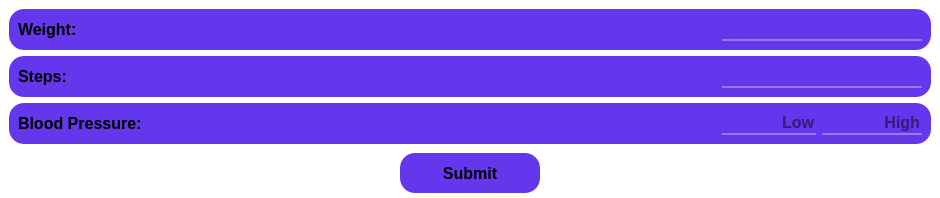
            <widget class="QWidget" name="pageHome">
             <property name="styleSheet">
              <string notr="true">background-color: rgb(255, 255, 255);
border-color: rgb(143, 126, 230);
border:none;
</string>
             </property>
             <layout class="QVBoxLayout" name="verticalLayout_5">
              <property name="spacing">
               <number>0</number>
              </property>
              <property name="leftMargin">
               <number>0</number>
              </property>
              <property name="topMargin">
               <number>0</number>
              </property>
              <property name="rightMargin">
               <number>0</number>
              </property>
              <property name="bottomMargin">
               <number>0</number>
              </property>
              <item>
               <widget class="QFrame" name="topContent">
                <property name="maximumSize">
                 <size>
                  <width>16777215</width>
                  <height>260</height>
                 </size>
                </property>
                <property name="frameShape">
                 <enum>QFrame::StyledPanel</enum>
                </property>
                <property name="frameShadow">
                 <enum>QFrame::Raised</enum>
                </property>
                <layout class="QHBoxLayout" name="horizontalLayout_12">
                 <property name="spacing">
                  <number>0</number>
                 </property>
                 <property name="leftMargin">
                  <number>0</number>
                 </property>
                 <property name="topMargin">
                  <number>0</number>
                 </property>
                 <property name="rightMargin">
                  <number>0</number>
                 </property>
                 <property name="bottomMargin">
                  <number>0</number>
                 </property>
                 <item>
                  <widget class="QFrame" name="frame">
                   <property name="frameShape">
                    <enum>QFrame::StyledPanel</enum>
                   </property>
                   <property name="frameShadow">
                    <enum>QFrame::Raised</enum>
                   </property>
                  </widget>
                 </item>
                 <item>
                  <widget class="QFrame" name="frmProgressBar">
                   <property name="sizePolicy">
                    <sizepolicy hsizetype="Maximum" vsizetype="Preferred">
                     <horstretch>0</horstretch>
                     <verstretch>0</verstretch>
                    </sizepolicy>
                   </property>
                   <property name="minimumSize">
                    <size>
                     <width>260</width>
                     <height>0</height>
                    </size>
                   </property>
                   <property name="maximumSize">
                    <size>
                     <width>16777215</width>
                     <height>260</height>
                    </size>
                   </property>
                   <property name="font">
                    <font>
                     <family>Script</family>
                    </font>
                   </property>
                   <property name="frameShape">
                    <enum>QFrame::StyledPanel</enum>
                   </property>
                   <property name="frameShadow">
                    <enum>QFrame::Raised</enum>
                   </property>
                  </widget>
                 </item>
                 <item>
                  <widget class="QFrame" name="frame_3">
                   <property name="frameShape">
                    <enum>QFrame::StyledPanel</enum>
                   </property>
                   <property name="frameShadow">
                    <enum>QFrame::Raised</enum>
                   </property>
                  </widget>
                 </item>
                </layout>
               </widget>
              </item>
              <item>
               <widget class="QFrame" name="bottemContent">
                <property name="frameShape">
                 <enum>QFrame::StyledPanel</enum>
                </property>
                <property name="frameShadow">
                 <enum>QFrame::Raised</enum>
                </property>
                <layout class="QVBoxLayout" name="verticalLayout_7">
                 <property name="spacing">
                  <number>0</number>
                 </property>
                 <property name="leftMargin">
                  <number>0</number>
                 </property>
                 <property name="topMargin">
                  <number>0</number>
                 </property>
                 <property name="rightMargin">
                  <number>0</number>
                 </property>
                 <property name="bottomMargin">
                  <number>5</number>
                 </property>
                 <item>
                  <widget class="QFrame" name="trackContent">
                   <property name="frameShape">
                    <enum>QFrame::StyledPanel</enum>
                   </property>
                   <property name="frameShadow">
                    <enum>QFrame::Raised</enum>
                   </property>
                   <layout class="QVBoxLayout" name="verticalLayout_9">
                    <item>
                     <widget class="QFrame" name="weightContent">
                      <property name="styleSheet">
                       <string notr="true">background-color: rgb(100, 55, 237);
border-radius: 15px;
</string>
                      </property>
                      <property name="frameShape">
                       <enum>QFrame::StyledPanel</enum>
                      </property>
                      <property name="frameShadow">
                       <enum>QFrame::Raised</enum>
                      </property>
                      <layout class="QHBoxLayout" name="horizontalLayout_4">
                       <item>
                        <widget class="QLabel" name="lbWeight">
                         <property name="font">
                          <font>
                           <pointsize>12</pointsize>
                           <bold>true</bold>
                          </font>
                         </property>
                         <property name="text">
                          <string>Weight:</string>
                         </property>
                        </widget>
                       </item>
                       <item>
                        <widget class="QLineEdit" name="leWeight">
                         <property name="maximumSize">
                          <size>
                           <width>200</width>
                           <height>16777215</height>
                          </size>
                         </property>
                         <property name="font">
                          <font>
                           <pointsize>12</pointsize>
                           <bold>true</bold>
                          </font>
                         </property>
                         <property name="styleSheet">
                          <string notr="true">border-bottom: 2px solid rgb(143, 126, 230);;
</string>
                         </property>
                         <property name="alignment">
                          <set>Qt::AlignRight|Qt::AlignTrailing|Qt::AlignVCenter</set>
                         </property>
                        </widget>
                       </item>
                      </layout>
                     </widget>
                    </item>
                    <item>
                     <widget class="QFrame" name="stepContent">
                      <property name="font">
                       <font>
                        <pointsize>12</pointsize>
                        <bold>true</bold>
                       </font>
                      </property>
                      <property name="styleSheet">
                       <string notr="true">background-color: rgb(100, 55, 237);
border-radius: 15px;
</string>
                      </property>
                      <property name="frameShape">
                       <enum>QFrame::StyledPanel</enum>
                      </property>
                      <property name="frameShadow">
                       <enum>QFrame::Raised</enum>
                      </property>
                      <layout class="QHBoxLayout" name="horizontalLayout_9">
                       <item>
                        <widget class="QLabel" name="lbSteps">
                         <property name="font">
                          <font>
                           <pointsize>12</pointsize>
                           <bold>true</bold>
                          </font>
                         </property>
                         <property name="text">
                          <string>Steps:</string>
                         </property>
                        </widget>
                       </item>
                       <item>
                        <widget class="QLineEdit" name="leSteps">
                         <property name="maximumSize">
                          <size>
                           <width>200</width>
                           <height>16777215</height>
                          </size>
                         </property>
                         <property name="font">
                          <font>
                           <pointsize>12</pointsize>
                           <bold>true</bold>
                          </font>
                         </property>
                         <property name="styleSheet">
                          <string notr="true">border-bottom: 2px solid rgb(143, 126, 230);;
</string>
                         </property>
                         <property name="alignment">
                          <set>Qt::AlignRight|Qt::AlignTrailing|Qt::AlignVCenter</set>
                         </property>
                        </widget>
                       </item>
                      </layout>
                     </widget>
                    </item>
                    <item>
                     <widget class="QFrame" name="bpContent">
                      <property name="sizePolicy">
                       <sizepolicy hsizetype="Preferred" vsizetype="Preferred">
                        <horstretch>0</horstretch>
                        <verstretch>0</verstretch>
                       </sizepolicy>
                      </property>
                      <property name="styleSheet">
                       <string notr="true">background-color: rgb(100, 55, 237);
border-radius: 15px;
</string>
                      </property>
                      <property name="frameShape">
                       <enum>QFrame::StyledPanel</enum>
                      </property>
                      <property name="frameShadow">
                       <enum>QFrame::Raised</enum>
                      </property>
                      <layout class="QHBoxLayout" name="horizontalLayout_10">
                       <item>
                        <widget class="QLabel" name="lbBP">
                         <property name="font">
                          <font>
                           <pointsize>12</pointsize>
                           <bold>true</bold>
                          </font>
                         </property>
                         <property name="text">
                          <string>Blood Pressure:</string>
                         </property>
                        </widget>
                       </item>
                       <item>
                        <widget class="QLineEdit" name="leBPLow">
                         <property name="maximumSize">
                          <size>
                           <width>94</width>
                           <height>16777215</height>
                          </size>
                         </property>
                         <property name="font">
                          <font>
                           <pointsize>12</pointsize>
                           <bold>true</bold>
                          </font>
                         </property>
                         <property name="styleSheet">
                          <string notr="true">border-bottom: 2px solid rgb(143, 126, 230);;
</string>
                         </property>
                         <property name="alignment">
                          <set>Qt::AlignRight|Qt::AlignTrailing|Qt::AlignVCenter</set>
                         </property>
                         <property name="placeholderText">
                          <string>Low</string>
                         </property>
                        </widget>
                       </item>
                       <item>
                        <widget class="QLineEdit" name="leBPHigh">
                         <property name="maximumSize">
                          <size>
                           <width>100</width>
                           <height>16777215</height>
                          </size>
                         </property>
                         <property name="font">
                          <font>
                           <pointsize>12</pointsize>
                           <bold>true</bold>
                          </font>
                         </property>
                         <property name="styleSheet">
                          <string notr="true">border-bottom: 2px solid rgb(143, 126, 230);;
</string>
                         </property>
                         <property name="alignment">
                          <set>Qt::AlignRight|Qt::AlignTrailing|Qt::AlignVCenter</set>
                         </property>
                         <property name="placeholderText">
                          <string>High</string>
                         </property>
                        </widget>
                       </item>
                      </layout>
                     </widget>
                    </item>
                   </layout>
                  </widget>
                 </item>
                 <item>
                  <widget class="QFrame" name="frmButtonSubmit">
                   <property name="maximumSize">
                    <size>
                     <width>16777215</width>
                     <height>40</height>
                    </size>
                   </property>
                   <property name="frameShape">
                    <enum>QFrame::StyledPanel</enum>
                   </property>
                   <property name="frameShadow">
                    <enum>QFrame::Raised</enum>
                   </property>
                   <layout class="QHBoxLayout" name="horizontalLayout_11">
                    <property name="spacing">
                     <number>0</number>
                    </property>
                    <property name="leftMargin">
                     <number>0</number>
                    </property>
                    <property name="topMargin">
                     <number>0</number>
                    </property>
                    <property name="rightMargin">
                     <number>0</number>
                    </property>
                    <property name="bottomMargin">
                     <number>0</number>
                    </property>
                    <item>
                     <widget class="QFrame" name="bufferLeft">
                      <property name="minimumSize">
                       <size>
                        <width>400</width>
                        <height>0</height>
                       </size>
                      </property>
                      <property name="frameShape">
                       <enum>QFrame::StyledPanel</enum>
                      </property>
                      <property name="frameShadow">
                       <enum>QFrame::Raised</enum>
                      </property>
                     </widget>
                    </item>
                    <item>
                     <widget class="QFrame" name="frmBtn">
                      <property name="frameShape">
                       <enum>QFrame::StyledPanel</enum>
                      </property>
                      <property name="frameShadow">
                       <enum>QFrame::Raised</enum>
                      </property>
                      <layout class="QVBoxLayout" name="verticalLayout_8">
                       <property name="spacing">
                        <number>0</number>
                       </property>
                       <property name="leftMargin">
                        <number>0</number>
                       </property>
                       <property name="topMargin">
                        <number>0</number>
                       </property>
                       <property name="rightMargin">
                        <number>0</number>
                       </property>
                       <property name="bottomMargin">
                        <number>0</number>
                       </property>
                       <item>
                        <widget class="QPushButton" name="btnSubmit">
                         <property name="sizePolicy">
                          <sizepolicy hsizetype="Expanding" vsizetype="Fixed">
                           <horstretch>0</horstretch>
                           <verstretch>0</verstretch>
                          </sizepolicy>
                         </property>
                         <property name="minimumSize">
                          <size>
                           <width>140</width>
                           <height>40</height>
                          </size>
                         </property>
                         <property name="font">
                          <font>
                           <pointsize>12</pointsize>
                           <bold>true</bold>
                          </font>
                         </property>
                         <property name="styleSheet">
                          <string notr="true">QPushButton{
background-color: rgb(100, 55, 237);
border-radius: 15px;
}
QPushButton:hover{
	background-color: rgb(65, 43, 173);
	border-left: 14px solid rgb(65, 43, 173);
}

QPushButton:pressed {
		background-color: rgb(155, 127, 240);
        border-left: 14px solid rgb(155, 127, 240);
}</string>
                         </property>
                         <property name="text">
                          <string>Submit</string>
                         </property>
                        </widget>
                       </item>
                      </layout>
                     </widget>
                    </item>
                    <item>
                     <widget class="QFrame" name="bufferRight">
                      <property name="minimumSize">
                       <size>
                        <width>400</width>
                        <height>0</height>
                       </size>
                      </property>
                      <property name="frameShape">
                       <enum>QFrame::StyledPanel</enum>
                      </property>
                      <property name="frameShadow">
                       <enum>QFrame::Raised</enum>
                      </property>
                     </widget>
                    </item>
                   </layout>
                  </widget>
                 </item>
                </layout>
               </widget>
              </item>
             </layout>
            </widget>
